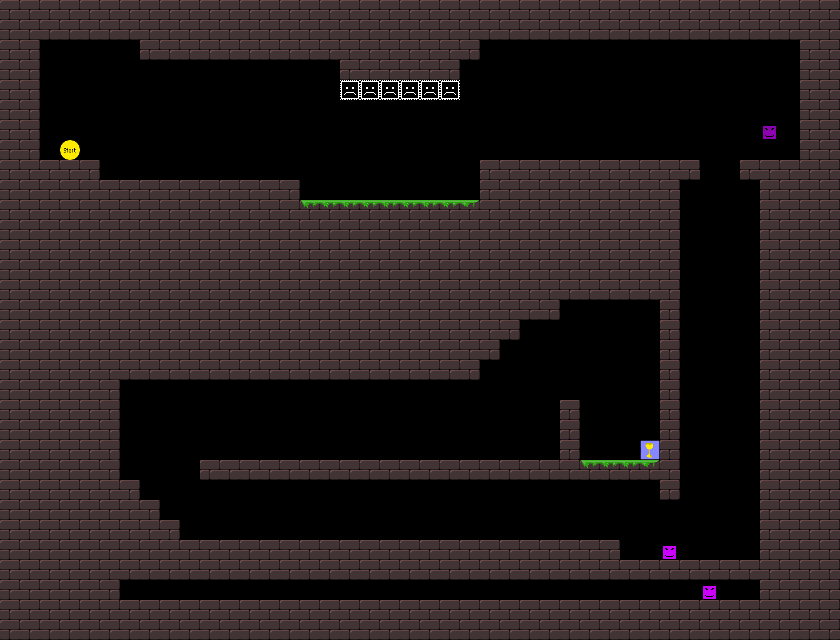

Tiled map render using the project's own tile images. Description and the whole map definition, tile-layer contents included, below:
An orthogonal 42x32 tile map with 20x20 px tiles, 1 tile layer (bg).

<map version="1.0" orientation="orthogonal" width="42" height="32" tilewidth="20" tileheight="20">
 <tileset firstgid="1" name="tiles1_neu_kleiner" tilewidth="20" tileheight="20">
  <image source="tiles1_neu_kleiner.png" width="120" height="240" />
 </tileset>
 <layer name="bg" width="42" height="32">
  <data encoding="csv">
8,8,8,8,8,8,8,8,8,8,8,8,8,8,8,8,8,8,8,8,8,8,8,8,8,8,8,8,8,8,8,8,8,8,8,8,8,8,8,8,8,8,
8,8,8,8,8,8,8,8,8,8,8,8,8,8,8,8,8,8,8,8,8,8,8,8,8,8,8,8,8,8,8,8,8,8,8,8,8,8,8,8,8,8,
8,6,0,0,0,0,0,4,8,8,8,8,8,8,8,8,8,8,8,8,8,8,8,6,0,0,0,0,0,0,0,0,0,0,0,0,0,0,0,0,8,8,
8,6,0,0,0,0,0,0,0,0,0,0,0,0,0,0,0,4,8,8,8,8,6,0,0,0,0,0,0,0,0,0,0,0,0,0,0,0,0,0,8,8,
8,6,0,0,0,0,0,0,0,0,0,0,0,0,0,0,0,52,52,52,52,52,52,0,0,0,0,0,0,0,0,0,0,0,0,0,0,0,0,0,8,8,
8,6,0,0,0,0,0,0,0,0,0,0,0,0,0,0,0,0,0,0,0,0,0,0,0,0,0,0,0,0,0,0,0,0,0,0,0,0,0,0,8,8,
8,6,0,0,0,0,0,0,0,0,0,0,0,0,0,0,0,0,0,0,0,0,0,0,0,0,0,0,0,0,0,0,0,0,0,0,0,0,51,0,8,8,
8,6,0,47,0,0,0,0,0,0,0,0,0,0,0,0,0,0,0,0,0,0,0,0,0,0,0,0,0,0,0,0,0,0,0,0,0,0,0,0,8,8,
8,8,8,8,6,0,0,0,0,0,0,0,0,0,0,0,0,0,0,0,0,0,0,0,4,8,8,8,8,8,8,8,8,8,8,0,0,4,8,8,8,8,
8,8,8,8,8,8,8,8,8,8,8,8,8,8,6,0,0,0,0,0,0,0,0,0,4,8,8,8,8,8,8,8,8,8,0,0,0,0,4,8,8,8,
8,8,8,8,8,8,8,8,8,8,8,8,8,8,8,28,29,29,29,29,29,29,29,30,8,8,8,8,8,8,8,8,8,8,0,0,0,0,4,8,8,8,
8,8,8,8,8,8,8,8,8,8,8,8,8,8,8,8,8,8,8,8,8,8,8,8,8,8,8,8,8,8,8,8,8,8,0,0,0,0,4,8,8,8,
8,8,8,8,8,8,8,8,8,8,8,8,8,8,8,8,8,8,8,8,8,8,8,8,8,8,8,8,8,8,8,8,8,8,0,0,0,0,4,8,8,8,
8,8,8,8,8,8,8,8,8,8,8,8,8,8,8,8,8,8,8,8,8,8,8,8,8,8,8,8,8,8,8,8,8,8,0,0,0,0,4,8,8,8,
8,8,8,8,8,8,8,8,8,8,8,8,8,8,8,8,8,8,8,8,8,8,8,8,8,8,8,8,8,8,8,8,8,8,0,0,0,0,4,8,8,8,
8,8,8,8,8,8,8,8,8,8,8,8,8,8,8,8,8,8,8,8,8,8,8,8,8,8,8,6,0,0,0,0,0,10,0,0,0,0,4,8,8,8,
8,8,8,8,8,8,8,8,8,8,8,8,8,8,8,8,8,8,8,8,8,8,8,8,8,6,0,0,0,0,0,0,0,10,0,0,0,0,4,8,8,8,
8,8,8,8,8,8,8,8,8,8,8,8,8,8,8,8,8,8,8,8,8,8,8,8,6,0,0,0,0,0,0,0,0,10,0,0,0,0,4,8,8,8,
8,8,8,8,8,8,8,8,8,8,8,8,8,8,8,8,8,8,8,8,8,8,8,6,0,0,0,0,0,0,0,0,0,10,0,0,0,0,4,8,8,8,
8,8,8,8,8,6,0,0,0,0,0,0,0,0,0,0,0,0,0,0,0,0,0,0,0,0,0,0,0,0,0,0,0,10,0,0,0,0,4,8,8,8,
8,8,8,8,8,6,0,0,0,0,0,0,0,0,0,0,0,0,0,0,0,0,0,0,0,0,0,0,10,0,0,0,0,10,0,0,0,0,4,8,8,8,
8,8,8,8,8,6,0,0,0,0,0,0,0,0,0,0,0,0,0,0,0,0,0,0,0,0,0,0,10,0,0,0,0,10,0,0,0,0,4,8,8,8,
8,8,8,8,8,6,0,0,0,0,0,0,0,0,0,0,0,0,0,0,0,0,0,0,0,0,0,0,10,0,0,0,48,10,0,0,0,0,4,8,8,8,
8,8,8,8,8,6,0,0,0,0,4,8,8,8,8,8,8,8,8,8,8,8,8,8,8,8,8,8,8,28,29,29,30,8,0,0,0,0,4,8,8,8,
8,8,8,8,8,8,6,0,0,0,0,0,0,0,0,0,0,0,0,0,0,0,0,0,0,0,0,0,0,0,0,0,0,10,0,0,0,0,4,8,8,8,
8,8,8,8,8,8,8,6,0,0,0,0,0,0,0,0,0,0,0,0,0,0,0,0,0,0,0,0,0,0,0,0,0,0,0,0,0,0,4,8,8,8,
8,8,8,8,8,8,8,8,6,0,0,0,0,0,0,0,0,0,0,0,0,0,0,0,0,0,0,0,0,0,0,0,0,0,0,0,0,0,4,8,8,8,
8,8,8,8,8,8,8,8,8,8,8,8,8,8,8,8,8,8,8,8,8,8,8,8,8,8,8,8,8,8,8,0,0,50,0,0,0,0,4,8,8,8,
8,8,8,8,8,8,8,8,8,8,8,8,8,8,8,8,8,8,8,8,8,8,8,8,8,8,8,8,8,8,8,8,8,8,8,8,8,8,8,8,8,8,
8,8,8,8,8,6,0,0,0,0,0,0,0,0,0,0,0,0,0,0,0,0,0,0,0,0,0,0,0,0,0,0,0,0,0,50,0,0,4,8,8,8,
8,8,8,8,8,8,8,8,8,8,8,8,8,8,8,8,8,8,8,8,8,8,8,8,8,8,8,8,8,8,8,8,8,8,8,8,8,8,8,8,8,8,
8,8,8,8,8,8,8,8,8,8,8,8,8,8,8,8,8,8,8,8,8,8,8,8,8,8,8,8,8,8,8,8,8,8,8,8,8,8,8,8,8,8
</data>
 </layer>
</map>
